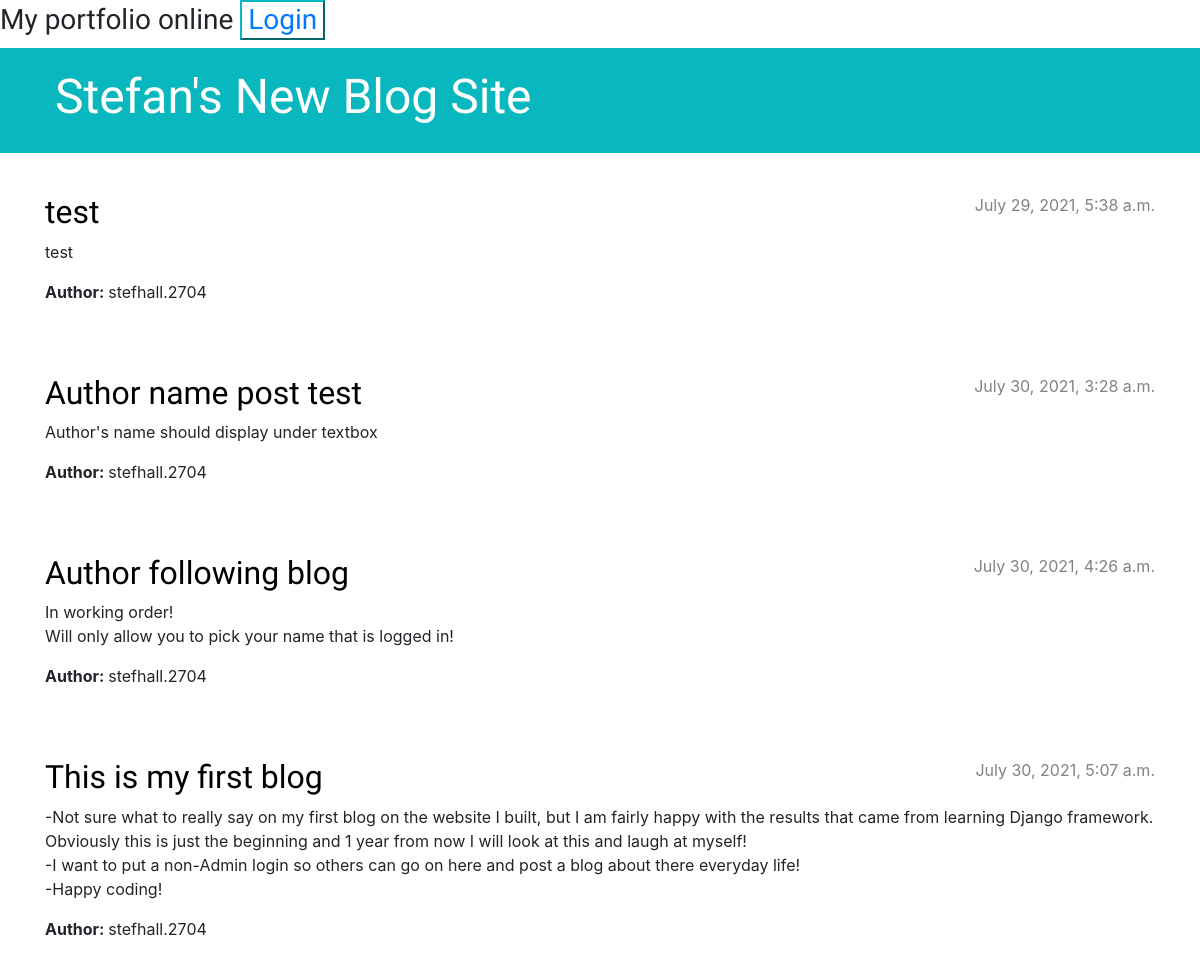
The app's page /, older data.
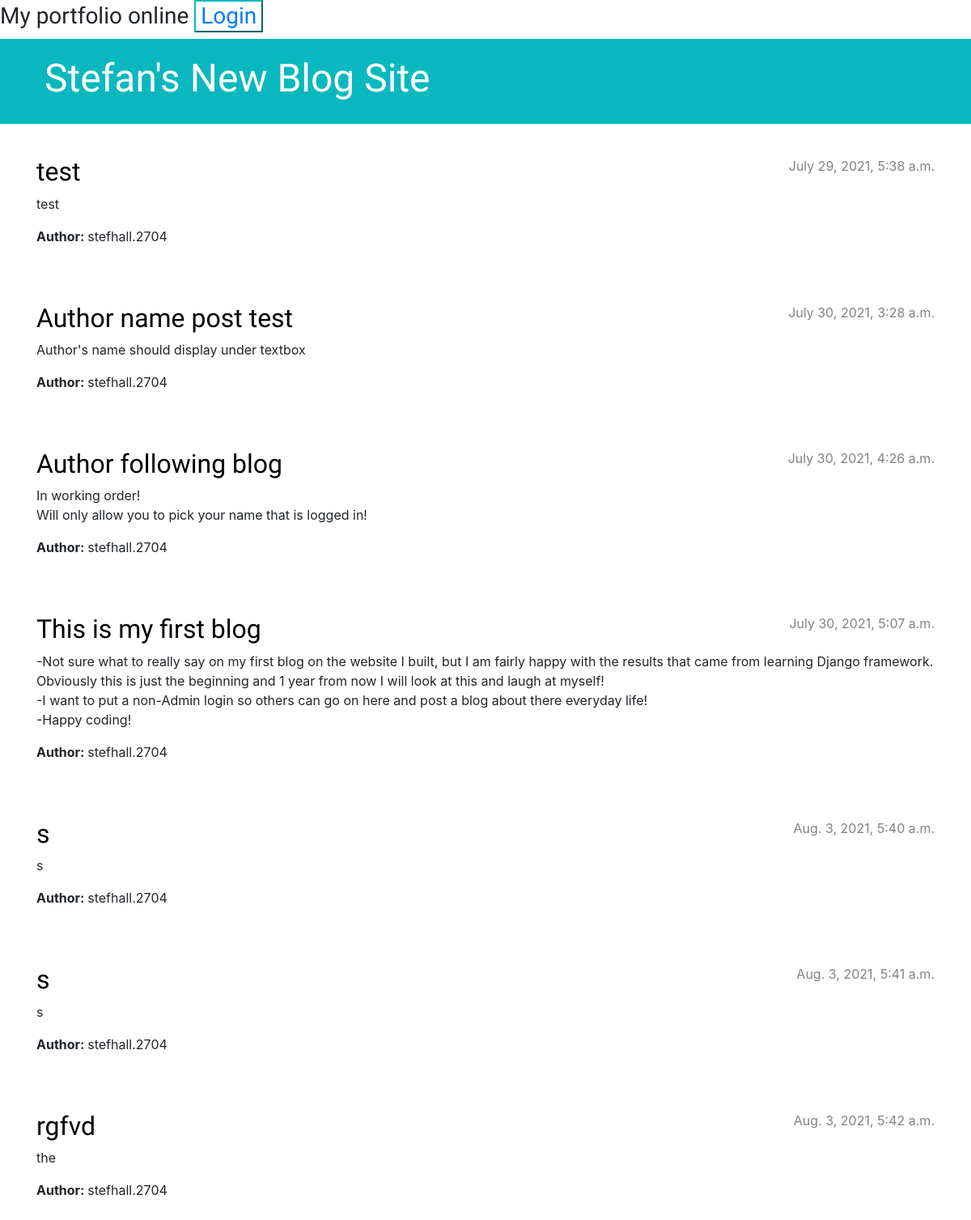
The same page, newer data.
### blog/models.py (models this page shows, shortened)
class Post(models.Model):
    author = models.ForeignKey(settings.AUTH_USER_MODEL, on_delete=models.CASCADE)
    title = models.CharField(max_length=200)
    text = models.TextField()
    created_date = models.DateTimeField(default=timezone.now)
    published_date = models.DateTimeField(blank=True, null=True)

### blog/views.py (the view)
# urls.py: path('', views.post_list, name='post_list'),
def post_list(request):
    posts = Post.objects.filter(published_date__lte=timezone.now()).order_by('published_date')
    return render(request, 'blog/post_list.html', {'posts': posts})

### blog/templates/blog/post_list.html
{% extends 'blog/base.html' %}
{% block content %}
    {% for post in posts %}
        <article class="post">
            <time class="date">
                {{ post.published_date }}
            </time>
            <h2><a href="{% url 'post_detail' pk=post.pk %}">{{ post.title }}</a></h2>
            <p>{{ post.text|linebreaksbr }}</p>
            <p><strong>Author: </strong> {{ post.author }}</p>
        </article>
    {% endfor %}
{% endblock %}

Row changes from the older to the newer data that the page shows:
added Post: published_date "Aug. 3, 2021, 5:40 a.m.", title "s", text "s", author "stefhall.2704"
added Post: published_date "Aug. 3, 2021, 5:41 a.m.", title "s", text "s", author "stefhall.2704"
added Post: published_date "Aug. 3, 2021, 5:42 a.m.", title "rgfvd", text "the", author "stefhall.2704"
